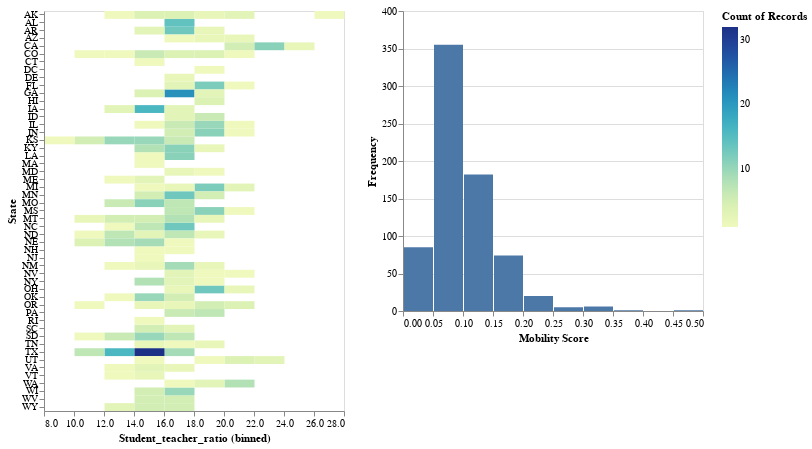

This figure's notebook cell:
### Code cell
dashboard_local

### Figure 1 — Vega-Lite specification as saved in the notebook (floating-point values rounded to 4 significant figures; data arrays with more than 128 entries replaced by an {"elided": "..."} marker saying what was removed)
{"config": {"view": {"continuousWidth": 400, "continuousHeight": 300}}, "hconcat": [{"mark": "rect", "encoding": {"color": {"aggregate": "count", "type": "quantitative"}, "x": {"bin": {"maxbins": 10}, "field": "Student_teacher_ratio", "type": "quantitative"}, "y": {"field": "State", "type": "ordinal"}}, "height": 400, "selection": {"selector004": {"type": "interval", "encodings": ["x", "y"]}}, "width": 300}, {"mark": "bar", "encoding": {"x": {"axis": {"title": "Mobility Score"}, "bin": true, "field": "Mobility", "type": "quantitative"}, "y": {"aggregate": "count", "axis": {"title": "Frequency"}, "type": "quantitative"}}, "transform": [{"filter": {"selection": "selector004"}}], "width": 300}], "data": {"name": "data-b10526190cf48649f6e7312c7784ddd8"}, "$schema": "https://vega.github.io/schema/vega-lite/v4.17.0.json", "datasets": {"data-b10526190cf48649f6e7312c7784ddd8": {"elided": "741 records"}}}
